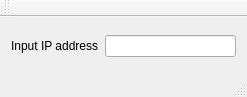
<?xml version="1.0" encoding="UTF-8"?>
<ui version="4.0">
 <class>MainWindow</class>
 <widget class="QMainWindow" name="MainWindow">
  <property name="geometry">
   <rect>
    <x>0</x>
    <y>0</y>
    <width>247</width>
    <height>97</height>
   </rect>
  </property>
  <property name="sizePolicy">
   <sizepolicy hsizetype="Fixed" vsizetype="Fixed">
    <horstretch>0</horstretch>
    <verstretch>0</verstretch>
   </sizepolicy>
  </property>
  <property name="windowTitle">
   <string>LineEdit for IP address</string>
  </property>
  <widget class="QWidget" name="centralWidget">
   <property name="sizePolicy">
    <sizepolicy hsizetype="Fixed" vsizetype="Fixed">
     <horstretch>0</horstretch>
     <verstretch>0</verstretch>
    </sizepolicy>
   </property>
   <layout class="QGridLayout" name="gridLayout">
    <item row="0" column="0">
     <widget class="QLabel" name="label">
      <property name="text">
       <string>Input IP address</string>
      </property>
     </widget>
    </item>
    <item row="0" column="1">
     <widget class="QLineEdit" name="lineEdit"/>
    </item>
   </layout>
  </widget>
  <widget class="QMenuBar" name="menuBar">
   <property name="geometry">
    <rect>
     <x>0</x>
     <y>0</y>
     <width>247</width>
     <height>22</height>
    </rect>
   </property>
  </widget>
  <widget class="QToolBar" name="mainToolBar">
   <attribute name="toolBarArea">
    <enum>TopToolBarArea</enum>
   </attribute>
   <attribute name="toolBarBreak">
    <bool>false</bool>
   </attribute>
  </widget>
  <widget class="QStatusBar" name="statusBar"/>
 </widget>
 <layoutdefault spacing="6" margin="11"/>
 <resources/>
 <connections/>
</ui>
